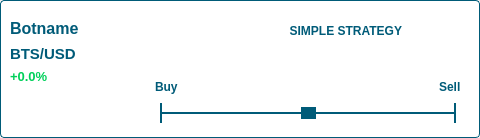
<?xml version="1.0" encoding="UTF-8"?>
<ui version="4.0">
 <class>widget</class>
 <widget class="QWidget" name="widget">
  <property name="enabled">
   <bool>true</bool>
  </property>
  <property name="geometry">
   <rect>
    <x>0</x>
    <y>0</y>
    <width>480</width>
    <height>138</height>
   </rect>
  </property>
  <property name="sizePolicy">
   <sizepolicy hsizetype="Expanding" vsizetype="Expanding">
    <horstretch>0</horstretch>
    <verstretch>0</verstretch>
   </sizepolicy>
  </property>
  <property name="windowTitle">
   <string>widget</string>
  </property>
  <layout class="QGridLayout" name="gridLayout_2">
   <property name="leftMargin">
    <number>0</number>
   </property>
   <property name="topMargin">
    <number>0</number>
   </property>
   <property name="rightMargin">
    <number>0</number>
   </property>
   <property name="bottomMargin">
    <number>0</number>
   </property>
   <item row="0" column="0">
    <widget class="QFrame" name="widget_frame">
     <property name="sizePolicy">
      <sizepolicy hsizetype="Preferred" vsizetype="Preferred">
       <horstretch>0</horstretch>
       <verstretch>0</verstretch>
      </sizepolicy>
     </property>
     <property name="minimumSize">
      <size>
       <width>480</width>
       <height>137</height>
      </size>
     </property>
     <property name="maximumSize">
      <size>
       <width>16777215</width>
       <height>16777215</height>
      </size>
     </property>
     <property name="layoutDirection">
      <enum>Qt::LeftToRight</enum>
     </property>
     <property name="autoFillBackground">
      <bool>false</bool>
     </property>
     <property name="styleSheet">
      <string notr="true">.QFrame { border: 1px solid #005B78; border-radius: 4px; }
* { background-color: white; }
</string>
     </property>
     <property name="frameShape">
      <enum>QFrame::StyledPanel</enum>
     </property>
     <property name="frameShadow">
      <enum>QFrame::Raised</enum>
     </property>
     <layout class="QGridLayout" name="gridLayout_6">
      <item row="1" column="0">
       <widget class="QWidget" name="widget_3" native="true">
        <property name="sizePolicy">
         <sizepolicy hsizetype="Preferred" vsizetype="Preferred">
          <horstretch>0</horstretch>
          <verstretch>0</verstretch>
         </sizepolicy>
        </property>
        <layout class="QHBoxLayout" name="horizontalLayout_4">
         <property name="leftMargin">
          <number>0</number>
         </property>
         <property name="rightMargin">
          <number>0</number>
         </property>
         <property name="bottomMargin">
          <number>1</number>
         </property>
         <item>
          <widget class="QLabel" name="botname_label">
           <property name="font">
            <font>
             <pointsize>12</pointsize>
             <weight>75</weight>
             <bold>true</bold>
            </font>
           </property>
           <property name="styleSheet">
            <string notr="true">color: #005B78;</string>
           </property>
           <property name="text">
            <string>Botname</string>
           </property>
           <property name="alignment">
            <set>Qt::AlignBottom|Qt::AlignLeading|Qt::AlignLeft</set>
           </property>
           <property name="textInteractionFlags">
            <set>Qt::TextSelectableByMouse</set>
           </property>
          </widget>
         </item>
         <item>
          <widget class="QLabel" name="strategy_label">
           <property name="maximumSize">
            <size>
             <width>16777215</width>
             <height>16777215</height>
            </size>
           </property>
           <property name="font">
            <font>
             <pointsize>9</pointsize>
             <weight>75</weight>
             <bold>true</bold>
            </font>
           </property>
           <property name="autoFillBackground">
            <bool>false</bool>
           </property>
           <property name="styleSheet">
            <string notr="true">color: #005B78;</string>
           </property>
           <property name="text">
            <string>SIMPLE STRATEGY</string>
           </property>
           <property name="alignment">
            <set>Qt::AlignBottom|Qt::AlignRight|Qt::AlignTrailing</set>
           </property>
           <property name="textInteractionFlags">
            <set>Qt::TextSelectableByMouse</set>
           </property>
          </widget>
         </item>
         <item>
          <widget class="QPushButton" name="edit_button">
           <property name="maximumSize">
            <size>
             <width>28</width>
             <height>16777215</height>
            </size>
           </property>
           <property name="cursor">
            <cursorShape>PointingHandCursor</cursorShape>
           </property>
           <property name="styleSheet">
            <string notr="true">border: 0;</string>
           </property>
           <property name="text">
            <string/>
           </property>
           <property name="icon">
            <iconset resource="../../resources/icons.qrc">
             <normaloff>:/bot_widget/img/pen.png</normaloff>:/bot_widget/img/pen.png</iconset>
           </property>
          </widget>
         </item>
         <item>
          <widget class="QPushButton" name="remove_button">
           <property name="maximumSize">
            <size>
             <width>28</width>
             <height>16777215</height>
            </size>
           </property>
           <property name="cursor">
            <cursorShape>PointingHandCursor</cursorShape>
           </property>
           <property name="styleSheet">
            <string notr="true">border: 0;</string>
           </property>
           <property name="text">
            <string/>
           </property>
           <property name="icon">
            <iconset resource="../../resources/icons.qrc">
             <normaloff>:/bot_widget/img/bin.png</normaloff>:/bot_widget/img/bin.png</iconset>
           </property>
           <property name="iconSize">
            <size>
             <width>20</width>
             <height>20</height>
            </size>
           </property>
          </widget>
         </item>
        </layout>
       </widget>
      </item>
      <item row="3" column="0">
       <layout class="QGridLayout" name="gridLayout">
        <property name="leftMargin">
         <number>0</number>
        </property>
        <item row="0" column="0">
         <layout class="QGridLayout" name="gridLayout_3">
          <item row="0" column="0">
           <widget class="QWidget" name="widget_6" native="true">
            <property name="minimumSize">
             <size>
              <width>130</width>
              <height>0</height>
             </size>
            </property>
            <layout class="QVBoxLayout" name="verticalLayout_5">
             <property name="leftMargin">
              <number>0</number>
             </property>
             <property name="topMargin">
              <number>0</number>
             </property>
             <property name="rightMargin">
              <number>0</number>
             </property>
             <property name="bottomMargin">
              <number>0</number>
             </property>
             <item>
              <widget class="QLabel" name="currency_label">
               <property name="font">
                <font>
                 <pointsize>11</pointsize>
                 <weight>75</weight>
                 <bold>true</bold>
                </font>
               </property>
               <property name="styleSheet">
                <string notr="true">color: #005B78;</string>
               </property>
               <property name="text">
                <string>BTS/USD</string>
               </property>
               <property name="alignment">
                <set>Qt::AlignLeading|Qt::AlignLeft|Qt::AlignVCenter</set>
               </property>
               <property name="textInteractionFlags">
                <set>Qt::TextSelectableByMouse</set>
               </property>
              </widget>
             </item>
             <item>
              <widget class="QLabel" name="profit_label">
               <property name="font">
                <font>
                 <pointsize>10</pointsize>
                 <weight>75</weight>
                 <bold>true</bold>
                </font>
               </property>
               <property name="styleSheet">
                <string notr="true">color: #00D05A;</string>
               </property>
               <property name="lineWidth">
                <number>1</number>
               </property>
               <property name="text">
                <string>+0.0%</string>
               </property>
               <property name="alignment">
                <set>Qt::AlignLeading|Qt::AlignLeft|Qt::AlignVCenter</set>
               </property>
               <property name="textInteractionFlags">
                <set>Qt::TextSelectableByMouse</set>
               </property>
              </widget>
             </item>
            </layout>
           </widget>
          </item>
         </layout>
        </item>
        <item row="0" column="1" rowspan="2">
         <widget class="QWidget" name="widget_4" native="true">
          <property name="sizePolicy">
           <sizepolicy hsizetype="Expanding" vsizetype="Preferred">
            <horstretch>0</horstretch>
            <verstretch>0</verstretch>
           </sizepolicy>
          </property>
          <layout class="QVBoxLayout" name="verticalLayout_4">
           <property name="bottomMargin">
            <number>5</number>
           </property>
           <item>
            <spacer name="verticalSpacer">
             <property name="orientation">
              <enum>Qt::Vertical</enum>
             </property>
             <property name="sizeHint" stdset="0">
              <size>
               <width>20</width>
               <height>40</height>
              </size>
             </property>
            </spacer>
           </item>
           <item>
            <widget class="QWidget" name="widget_7" native="true">
             <layout class="QHBoxLayout" name="horizontalLayout">
              <property name="leftMargin">
               <number>0</number>
              </property>
              <property name="rightMargin">
               <number>0</number>
              </property>
              <property name="bottomMargin">
               <number>0</number>
              </property>
              <item>
               <widget class="QLabel" name="buy_label">
                <property name="font">
                 <font>
                  <weight>75</weight>
                  <bold>true</bold>
                 </font>
                </property>
                <property name="styleSheet">
                 <string notr="true">color: #005B78;</string>
                </property>
                <property name="text">
                 <string>Buy</string>
                </property>
               </widget>
              </item>
              <item>
               <spacer name="horizontalSpacer_2">
                <property name="orientation">
                 <enum>Qt::Horizontal</enum>
                </property>
                <property name="sizeHint" stdset="0">
                 <size>
                  <width>40</width>
                  <height>20</height>
                 </size>
                </property>
               </spacer>
              </item>
              <item>
               <widget class="QLabel" name="sell_label">
                <property name="font">
                 <font>
                  <weight>75</weight>
                  <bold>true</bold>
                 </font>
                </property>
                <property name="styleSheet">
                 <string notr="true">color: #005B78;</string>
                </property>
                <property name="text">
                 <string>Sell</string>
                </property>
               </widget>
              </item>
             </layout>
            </widget>
           </item>
           <item>
            <widget class="QWidget" name="widget_2" native="true">
             <property name="sizePolicy">
              <sizepolicy hsizetype="Expanding" vsizetype="Preferred">
               <horstretch>0</horstretch>
               <verstretch>0</verstretch>
              </sizepolicy>
             </property>
             <property name="styleSheet">
              <string notr="true"/>
             </property>
             <layout class="QHBoxLayout" name="horizontalLayout_3">
              <property name="leftMargin">
               <number>5</number>
              </property>
              <property name="topMargin">
               <number>0</number>
              </property>
              <property name="rightMargin">
               <number>5</number>
              </property>
              <property name="bottomMargin">
               <number>0</number>
              </property>
              <item>
               <widget class="QSlider" name="order_slider">
                <property name="enabled">
                 <bool>false</bool>
                </property>
                <property name="sizePolicy">
                 <sizepolicy hsizetype="Preferred" vsizetype="Fixed">
                  <horstretch>0</horstretch>
                  <verstretch>0</verstretch>
                 </sizepolicy>
                </property>
                <property name="styleSheet">
                 <string notr="true">QSlider::groove:horizontal {
height: 2px;
background: #005B78;
}
QSlider::handle:horizontal {
background: #005B78;
width: 15px;
margin: -5px 0;
}
QSlider {
border-left: 2px solid  #005B78;
border-right: 2px solid  #005B78;
}</string>
                </property>
                <property name="maximum">
                 <number>100</number>
                </property>
                <property name="sliderPosition">
                 <number>50</number>
                </property>
                <property name="tracking">
                 <bool>false</bool>
                </property>
                <property name="orientation">
                 <enum>Qt::Horizontal</enum>
                </property>
                <property name="tickPosition">
                 <enum>QSlider::TicksAbove</enum>
                </property>
               </widget>
              </item>
             </layout>
            </widget>
           </item>
          </layout>
         </widget>
        </item>
        <item row="1" column="0">
         <widget class="QWidget" name="widget_5" native="true">
          <property name="sizePolicy">
           <sizepolicy hsizetype="Fixed" vsizetype="Preferred">
            <horstretch>0</horstretch>
            <verstretch>0</verstretch>
           </sizepolicy>
          </property>
          <property name="maximumSize">
           <size>
            <width>16777215</width>
            <height>16777215</height>
           </size>
          </property>
          <layout class="QHBoxLayout" name="horizontalLayout_2">
           <property name="leftMargin">
            <number>0</number>
           </property>
           <property name="topMargin">
            <number>0</number>
           </property>
           <property name="rightMargin">
            <number>0</number>
           </property>
           <property name="bottomMargin">
            <number>0</number>
           </property>
           <item>
            <widget class="QPushButton" name="pause_button">
             <property name="sizePolicy">
              <sizepolicy hsizetype="Fixed" vsizetype="Fixed">
               <horstretch>0</horstretch>
               <verstretch>0</verstretch>
              </sizepolicy>
             </property>
             <property name="cursor">
              <cursorShape>PointingHandCursor</cursorShape>
             </property>
             <property name="styleSheet">
              <string notr="true">border: 0;
</string>
             </property>
             <property name="text">
              <string/>
             </property>
             <property name="icon">
              <iconset resource="../../resources/icons.qrc">
               <normaloff>:/bot_widget/img/pause.png</normaloff>:/bot_widget/img/pause.png</iconset>
             </property>
             <property name="iconSize">
              <size>
               <width>30</width>
               <height>30</height>
              </size>
             </property>
            </widget>
           </item>
           <item>
            <widget class="QPushButton" name="play_button">
             <property name="sizePolicy">
              <sizepolicy hsizetype="Fixed" vsizetype="Fixed">
               <horstretch>0</horstretch>
               <verstretch>0</verstretch>
              </sizepolicy>
             </property>
             <property name="cursor">
              <cursorShape>PointingHandCursor</cursorShape>
             </property>
             <property name="statusTip">
              <string extracomment="Start bot"/>
             </property>
             <property name="styleSheet">
              <string notr="true">border: 0;</string>
             </property>
             <property name="text">
              <string/>
             </property>
             <property name="icon">
              <iconset resource="../../resources/icons.qrc">
               <normaloff>:/bot_widget/img/play.png</normaloff>:/bot_widget/img/play.png</iconset>
             </property>
             <property name="iconSize">
              <size>
               <width>30</width>
               <height>30</height>
              </size>
             </property>
            </widget>
           </item>
           <item>
            <spacer name="horizontalSpacer">
             <property name="orientation">
              <enum>Qt::Horizontal</enum>
             </property>
             <property name="sizeHint" stdset="0">
              <size>
               <width>40</width>
               <height>20</height>
              </size>
             </property>
            </spacer>
           </item>
          </layout>
         </widget>
        </item>
       </layout>
      </item>
     </layout>
    </widget>
   </item>
  </layout>
 </widget>
 <resources>
  <include location="../../resources/icons.qrc"/>
 </resources>
 <connections/>
</ui>
